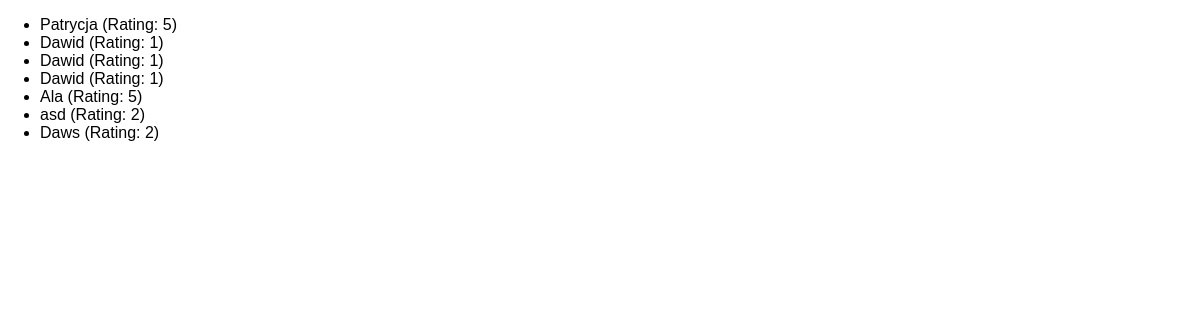
/review/reviews, run on an earlier commit of the app's database.
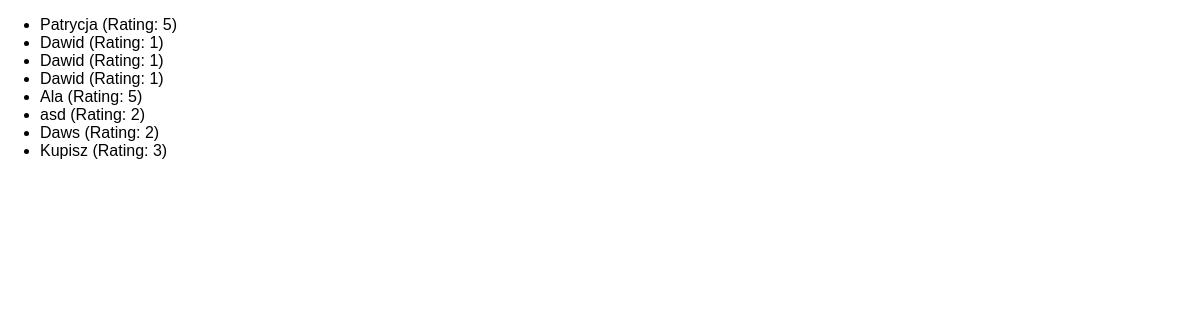
And on a later commit of the database.
### reviews/models.py (models this page shows)
class Review(models.Model):
    user_name = models.CharField(max_length=100)
    review_text = models.TextField()
    rating = models.IntegerField()

### reviews/views.py (the view)
# urls.py: path("reviews", views.ReviewListView.as_view()),
class ReviewListView(ListView):
    template_name = "reviews/reviews_list.html"
    model = Review
    context_object_name = "reviews"

### reviews/templates/reviews/reviews_list.html (shortened to what this page needs)
{% extends "reviews/base.html"%}
{% block content %}
<ul>
    {% for review in reviews %}
    <li> {{review.user_name }} (Rating: {{ review.rating }})</li>
    {% endfor %}
</ul>
{% endblock %}

What changed in the data, as far as the page shows it:
added Review: user_name "Kupisz", rating "3"
